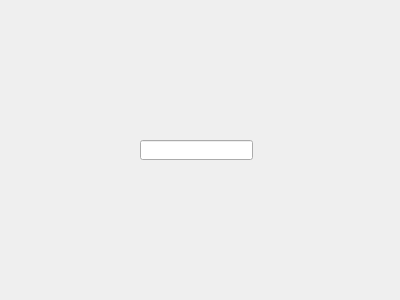
<?xml version="1.0" encoding="UTF-8"?>
<ui version="4.0">
 <class>Dialog</class>
 <widget class="QDialog" name="Dialog">
  <property name="geometry">
   <rect>
    <x>0</x>
    <y>0</y>
    <width>400</width>
    <height>300</height>
   </rect>
  </property>
  <property name="windowTitle">
   <string>Dialog</string>
  </property>
  <widget class="QLineEdit" name="lineEdit">
   <property name="geometry">
    <rect>
     <x>140</x>
     <y>140</y>
     <width>113</width>
     <height>20</height>
    </rect>
   </property>
  </widget>
 </widget>
 <resources/>
 <connections/>
</ui>
